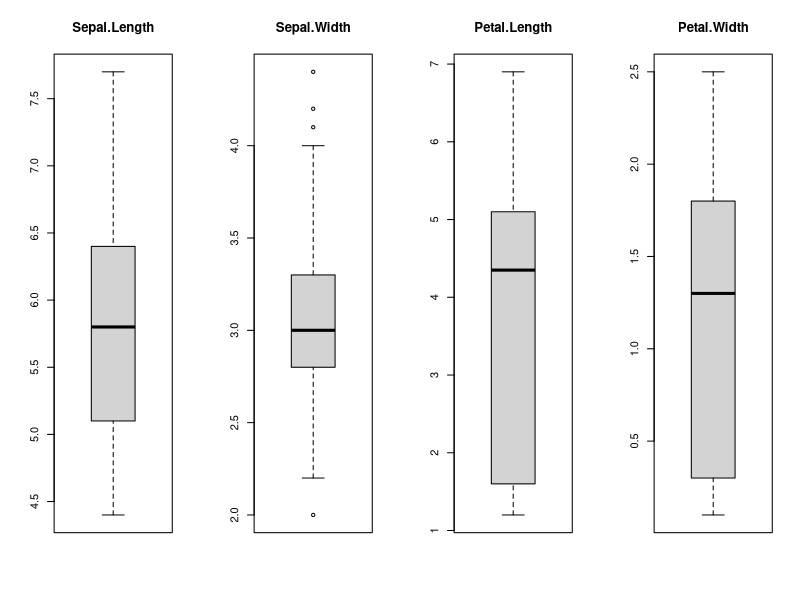
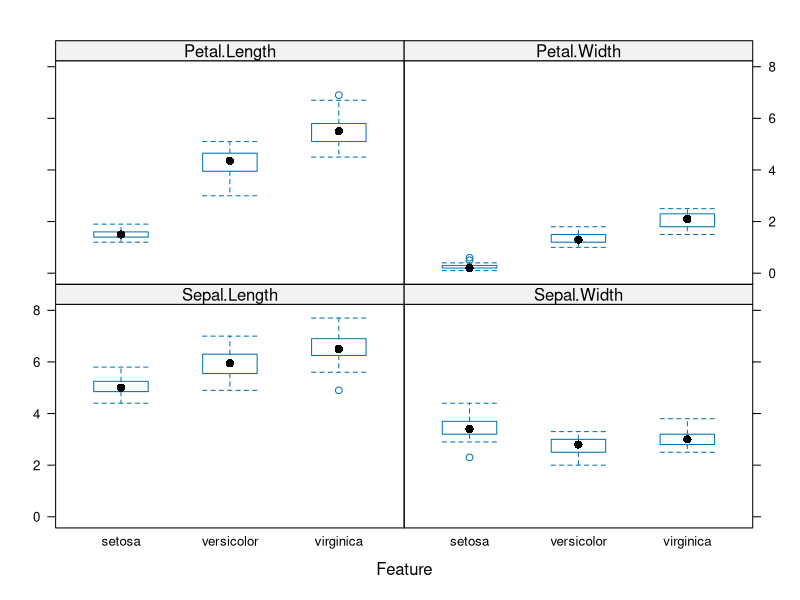
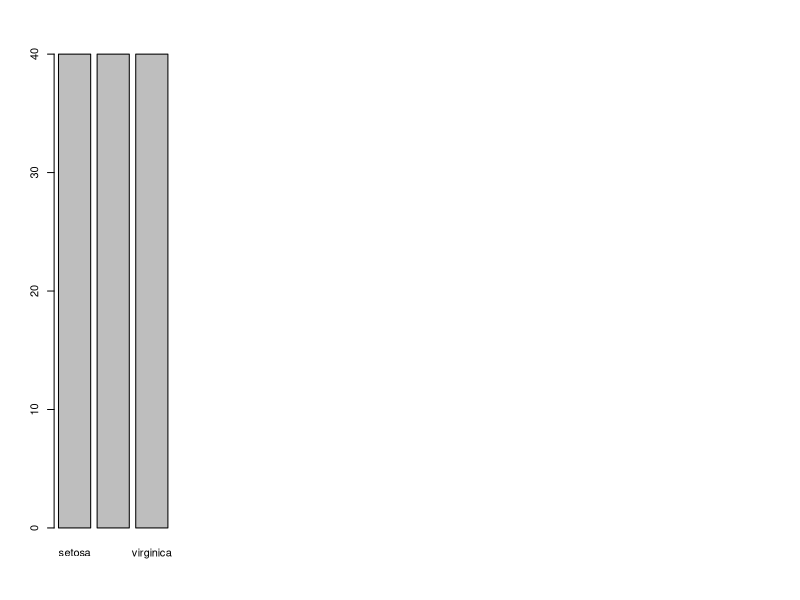
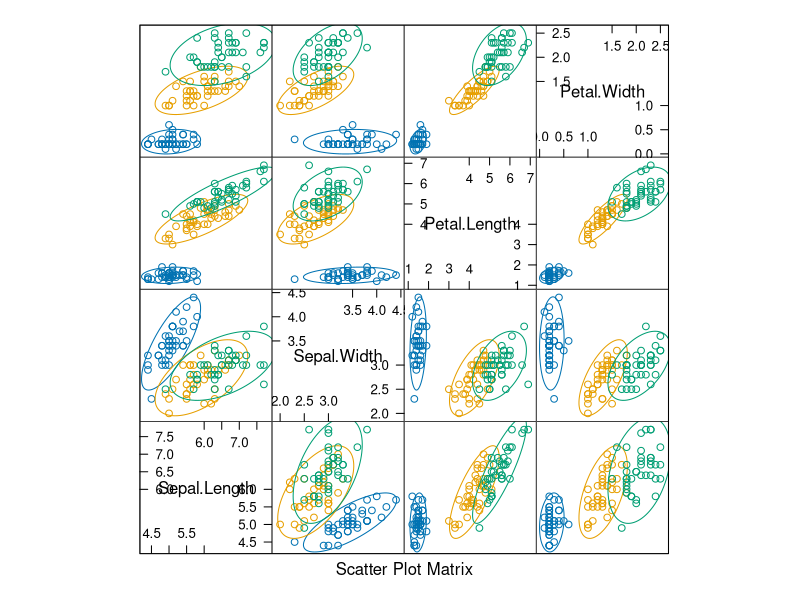
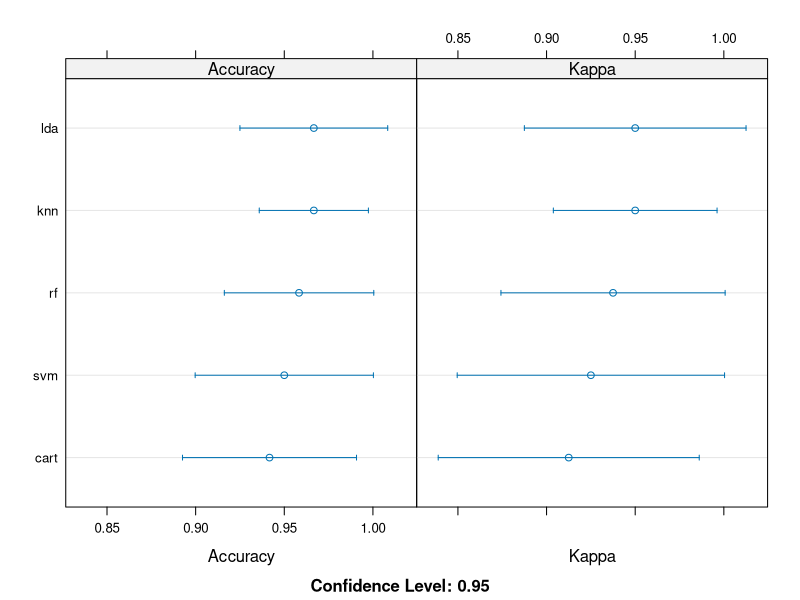

Recreate these plots in R, in order.
library(ggplot2)
library(lattice)
library(caret)

dataset = iris
validation_index = createDataPartition(dataset$Species, p=0.8, list=FALSE)
#20% untuk validasi
validation = dataset[-validation_index,]
#80% training and testing
dataset = dataset[validation_index,]
dim(dataset)
dim(validation)

sapply(dataset, class)
head(dataset)
tail(dataset)

levels(dataset$Species)

x = dataset[,1:4]
y = dataset[,5]
par(mfrow=c(1,4))
for(i in 1:4){
  boxplot(x[,i], main = names(iris)[i])
}
featurePlot(x=x, y=y, plot="box")

plot(y)

library(ellipse)
featurePlot(x=x,y=y,plot="ellipse")

control = trainControl(method = "cv", number = 10)
metric = "Accuracy"

#----linier alg
set.seed(7)
fit.lda = train(Species~., data=dataset, method= "lda", metric=metric, trControl=control)
fit.lda2 = train(Species~., data=dataset, method= "lda")
#----non liniear
#cart
set.seed(7)
fit.cart = train(Species~., data=dataset, method= "rpart", metric=metric, trControl=control)
#knn
set.seed(7)
fit.knn = train(Species~., data=dataset, method= "knn", metric=metric, trControl=control)

#----ADVANCE ALGORITHMS
#svm
set.seed(7)
fit.svm = train(Species~., data=dataset, method= "svmRadial", metric=metric, trControl=control)
#random forest
set.seed(7)
fit.rf = train(Species~., data=dataset, method= "rf", metric=metric, trControl=control)


result = resamples(list(lda=fit.lda, cart=fit.cart, knn=fit.knn, svm=fit.svm, rf=fit.rf))
summary(result)
dotplot(result)
